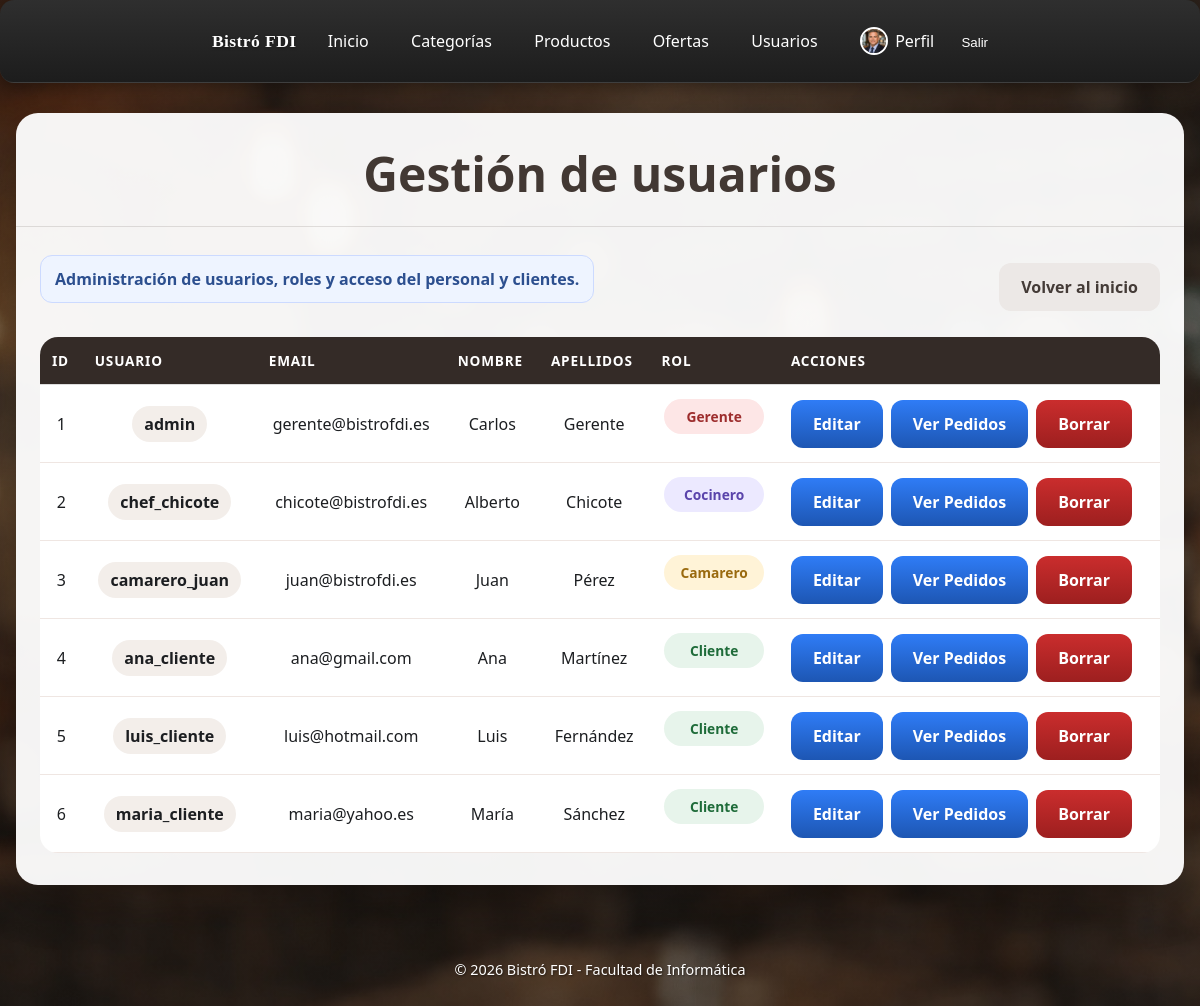
/includes/vistas/admin/gestionarUsuarios.php (signed in), run on the app's committed database.
### tables this page shows
CREATE TABLE usuarios (
    id INT AUTO_INCREMENT PRIMARY KEY,
    nombre_usuario VARCHAR(100) NOT NULL UNIQUE,
    email VARCHAR(150) NOT NULL UNIQUE,
    nombre VARCHAR(100) NOT NULL,
    apellidos VARCHAR(150) DEFAULT NULL,
    password_hash VARCHAR(255) NOT NULL,
    rol ENUM('cliente', 'camarero', 'cocinero', 'gerente') NOT NULL DEFAULT 'cliente',
    avatar VARCHAR(255) DEFAULT 'img/avatares/default.png',
    activo TINYINT(1) NOT NULL DEFAULT 1,
    fecha_registro DATETIME NOT NULL DEFAULT CURRENT_TIMESTAMP
);

### includes/negocio/UsuarioDTO.php (called while the page is built, shortened)
<?php
class UsuarioDTO
{
    private ?int $id;
    private string $nombreUsuario;
    private string $email;
    private string $nombre;
    private string $apellidos;
    private string $rol;
    public function __construct(
        ?int $id = null,
        string $nombreUsuario = '',
        string $email = '',
        string $nombre = '',
        string $apellidos = '',
        ?string $passwordHash = null,
        string $rol = 'cliente',
        string $avatar = 'img/avatares/default.png'
    ) {
        $this->id = $id;
        $this->nombreUsuario = $nombreUsuario;
        $this->email = $email;
        $this->nombre = $nombre;
        $this->apellidos = $apellidos;
        $this->rol = $rol;
    }
    public function getId(): ?int { return $this->id; }
    public function getNombreUsuario(): string { return $this->nombreUsuario; }
    public function getEmail(): string { return $this->email; }
    public function getNombre(): string { return $this->nombre; }
    public function getApellidos(): string { return $this->apellidos; }
    public function getRol(): string { return $this->rol; }
}

### includes/integracion/UsuarioDAO.php (called while the page is built, shortened)
<?php
require_once __DIR__ . '/../negocio/UsuarioDTO.php';
class UsuarioDAO
{
    private mysqli $conn;
   public function __construct(mysqli $db)
    {
    $this->conn = $db;
    }
    public function listarTodos(): array
    {
        $stmt = $this->conn->prepare('SELECT * FROM usuarios ORDER BY id');
        $stmt->execute();
        $res = $stmt->get_result();
        $usuarios = [];
        while ($fila = $res->fetch_assoc()) {
            $usuarios[] = UsuarioDTO::crearDesdeFila($fila);
        }
        return $usuarios;
    }
}

### includes/negocio/UsuarioService.php (called while the page is built, shortened)
<?php
require_once __DIR__ . '/../integracion/UsuarioDAO.php';
class UsuarioService
{
    private UsuarioDAO $usuarioDAO;
    public function __construct(?mysqli $db = null)
    {
    $this->usuarioDAO = new UsuarioDAO($db ?? Application::getInstance()->conexionBd());
    }
    public function listarUsuarios(): array
    {
        return $this->usuarioDAO->listarTodos();
    }
}

### includes/negocio/UsuarioController.php (called while the page is built, shortened)
<?php
require_once __DIR__ . '/UsuarioService.php';
class UsuarioController
{
    private UsuarioService $usuarioService;
    public function __construct()
    {
        $this->usuarioService = new UsuarioService();
    }
    public function obtenerListaUsuarios(): array
    {
        return $this->usuarioService->listarUsuarios();
    }
}

### includes/core/Application.php (called while the page is built, shortened)
<?php
class Application
{
    private static ?Application $instancia = null;
    private array $datosConexion = [];
    private ?mysqli $conexion = null;
    public static function getInstance(): Application
    {
        if (self::$instancia === null) {
            self::$instancia = new self();
        }
        return self::$instancia;
    }
    public function init(array $datosConexion, string $baseUrl, string $basePath): void
    {
        $this->datosConexion = $datosConexion;
    }
    public function conexionBd(): mysqli
    {
        if ($this->conexion === null) {
            $host = $this->datosConexion['host'] ?? 'localhost';
            $user = $this->datosConexion['user'] ?? '';
            $pass = $this->datosConexion['pass'] ?? '';
            $bd = $this->datosConexion['bd'] ?? '';
            $this->conexion = new mysqli($host, $user, $pass, $bd);
        }
        return $this->conexion;
    }
}

### includes/vistas/usuarios/tablaUsuarios.php (the view, shortened to what this page needs)
<?php
require_once __DIR__ . '/../../negocio/UsuarioDTO.php';
class TablaUsuarios
{
    private array $usuarios;
    public function __construct(array $usuarios)
    {
        $this->usuarios = $usuarios;
    }
    public function render(): string
    {
        $html = <<<HTML
<div class="f0-table-wrap">
    <table class="f0-user-table f0-user-table-mobile">
        <thead>
            <tr>
                <th>ID</th>
                <th>Usuario</th>
                <th>Email</th>
                <th>Nombre</th>
                <th>Apellidos</th>
                <th>Rol</th>
                <th>Acciones</th>
            </tr>
        </thead>
        <tbody>
HTML;
        foreach ($this->usuarios as $usuario) {
            if ($usuario instanceof UsuarioDTO) {
                $html .= $this->renderFila($usuario);
            }
        }
        $html .= <<<HTML
        </tbody>
    </table>
</div>
HTML;
        return $html;
    }
    private function renderFila(UsuarioDTO $usuario): string
    {
        $id = $this->esc((string)$usuario->getId());
        $idUrl = urlencode((string)$usuario->getId());
        $nombreUsuario = $this->esc($usuario->getNombreUsuario());
        $email = $this->esc($usuario->getEmail());
        $nombre = $this->esc($usuario->getNombre());
        $apellidos = $this->esc($usuario->getApellidos());
        $rol = $this->esc($usuario->getRol());
        $rolClase = $this->esc('f0-role-' . $usuario->getRol());
        $baseUrl = defined('BASE_URL') ? BASE_URL : '';
        return <<<HTML
            <tr>
                <td data-label="ID">{$id}</td>
                <td data-label="Usuario">
                    <span class="f0-user-pill">{$nombreUsuario}</span>
                </td>
                <td data-label="Email">{$email}</td>
                <td data-label="Nombre">{$nombre}</td>
                <td data-label="Apellidos">{$apellidos}</td>
                <td data-label="Rol">
                    <span class="f0-role-badge {$rolClase}">
                        {$rol}
                    </span>
                </td>
                <td data-label="Acciones">
                    <div class="f0-actions">
                        <a href="{$baseUrl}/includes/vistas/admin/cambiarRol.php?id={$idUrl}" class="f0-btn">Editar</a>
                        <a href="{$baseUrl}/includes/vistas/pedido/mis_pedidos.php?id_cliente={$idUrl}" class="f0-btn">Ver Pedidos</a>
                        <a href="{$baseUrl}/includes/vistas/admin/borrarUsuario.php?id={$idUrl}" class="f0-btn-danger">Borrar</a>
                    </div>
                </td>
            </tr>
HTML;
    }
    private function esc(string $valor): string
    {
        return htmlspecialchars($valor, ENT_QUOTES | ENT_SUBSTITUTE, 'UTF-8');
    }
}

### data on the page
usuarios: id "1", nombre_usuario "admin", email "gerente@bistrofdi.es", nombre "Carlos", apellidos "Gerente", rol "Gerente"
usuarios: id "2", nombre_usuario "chef_chicote", email "chicote@bistrofdi.es", nombre "Alberto", apellidos "Chicote", rol "Cocinero"
usuarios: id "3", nombre_usuario "camarero_juan", email "juan@bistrofdi.es", nombre "Juan", apellidos "Pérez", rol "Camarero"
usuarios: id "4", nombre_usuario "ana_cliente", email "ana@gmail.com", nombre "Ana", apellidos "Martínez", rol "Cliente"
usuarios: id "5", nombre_usuario "luis_cliente", email "luis@hotmail.com", nombre "Luis", apellidos "Fernández", rol "Cliente"
usuarios: id "6", nombre_usuario "maria_cliente", email "maria@yahoo.es", nombre "María", apellidos "Sánchez", rol "Cliente"
